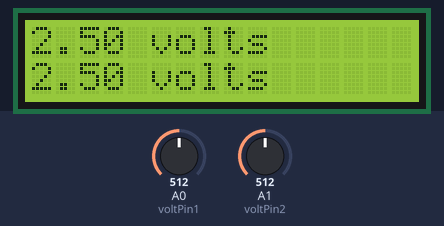
Simulated run of this sketch. Board: Arduino Uno, built with avr-gcc and run on an emulated ATmega328P. On the bench: 16×2 character LCD. The inputs (shaded band) are chosen by the test bench; at power-on: A0 (voltPin1) = 512, A1 (voltPin2) = 512.

Above: at 1.2 s.
1.3 s: A0 (voltPin1) set to 716
At 3.5 s:
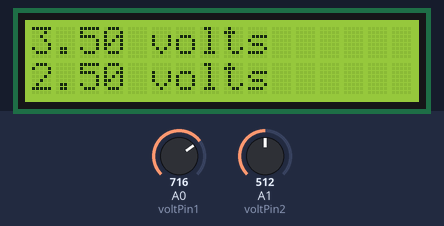
7.6 s: A1 (voltPin2) set to 716
At 9.8 s:
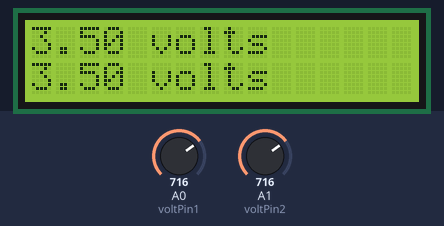
13.6 s: A0 (voltPin1) set to 900
At 16.1 s:
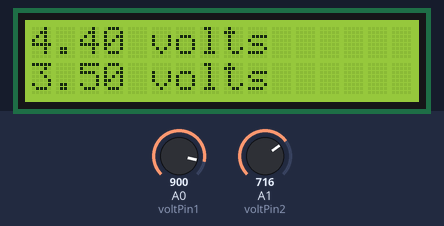
19.7 s: A1 (voltPin2) set to 900
At 22.5 s:
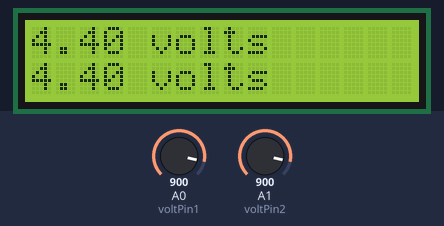
25.7 s: A0 (voltPin1) set to 1023
At 27.6 s:
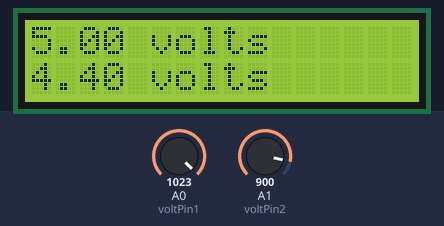
31.8 s: A1 (voltPin2) set to 1023
At 33.9 s:
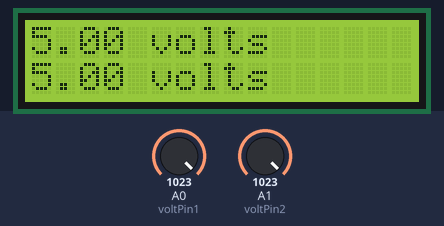
Timing chart, 0 to 35.4 s (numbered marks = the images above; inputs shaded):
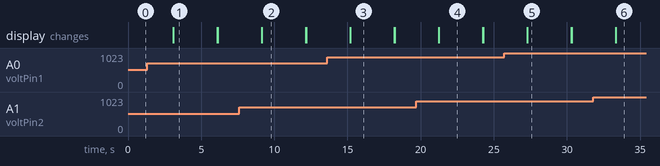

The sketch:

UNO_LCD_I2C_voltages.ino
```cpp
/* UNO_LCD_I2C_voltages.ino

Exploring an Arduino UNO programmable controller:
Testing a LCD 16x2 (I2C) Liquid Crystal display
(MCP23008 based, costs about $4) measure 2 voltages
using 2 analog inputs and show the result on 2 separate
rows of an LCD display.

The display has 4 pins on the left section
(top to bottom)
1 ground
2 +5V
3 signal SDA to arduino pin SDA or A4
4 signal SCL to arduino pin SCL or A5

The voltage source is the UNO +3.3V with two 10k ohm resistors
connected in series between GND and + forming a divider.
One voltage is read at +3.3V, the other from the center of
the voltage divider, should be +1.65V depending on resistor tolerance

On the UNO max. voltage on the analog inputs is +5.5V
For higher DC voltages apply an appropriate voltage divider
and correct the value in the code.

I am using the free C++ based Arduino IDE version 2.3.10
If you get a missing header error...
Install the needed header file with the IDE's Library Manager

If you get a "can't find port error", simply unplug and replug USB

VegasEat  02oct2026
*/

#include <Wire.h>
#include <LiquidCrystal_I2C.h>

// create the class instance, let's 'call it lcd
LiquidCrystal_I2C lcd(0x27, 16, 2);

// assign the analog pins
int voltPin1 = A0;  // center of voltage divider
int voltPin2 = A1;  // +3.3V from UNO

void setup() {
  // required
  lcd.init();
  // must turn on backlight
  lcd.backlight();
  pinMode(voltPin1, INPUT);
  pinMode(voltPin2, INPUT);
}

void loop() {
  // read the input on the specified Arduino analog pin
  int sensorValue1 = analogRead(voltPin1);
  int sensorValue2 = analogRead(voltPin2);
  // convert the 10bit analog reading which goes
  // from 0 to 1023 to a voltage 0 to 5V)
  float voltage1 = sensorValue1 * (5.0 / 1023.0);
  float voltage2 = sensorValue2 * (5.0 / 1023.0);

  // first row
  // set the cursor to (column=0, row=0):
  lcd.setCursor(0, 0);
  lcd.print(voltage1);
  lcd.print(" volts");
  // second row
  lcd.setCursor(0, 1);
  lcd.print(voltage2);
  lcd.print(" volts");
  // time to read result
  delay(3000);

  // clear screen for the next loop
  lcd.clear();
}
```

Measured:
- after the input at 1.3 s, the display: first differs from a run without the input after 1.8 s (image 1)
- after the input at 7.6 s, the display: first differs from a run without the input after 1.6 s (image 2)
- after the input at 13.6 s, the display: first differs from a run without the input after 1.6 s (image 3)
- after the input at 19.7 s, the display: first differs from a run without the input after 1.6 s (image 4)
- after the input at 25.7 s, the display: first differs from a run without the input after 1.6 s (image 5)
- after the input at 31.8 s, the display: first differs from a run without the input after 1.5 s (image 6)
- what the display in image 1 shows lasts 3.0 s, from 3.1 s to 6.1 s
